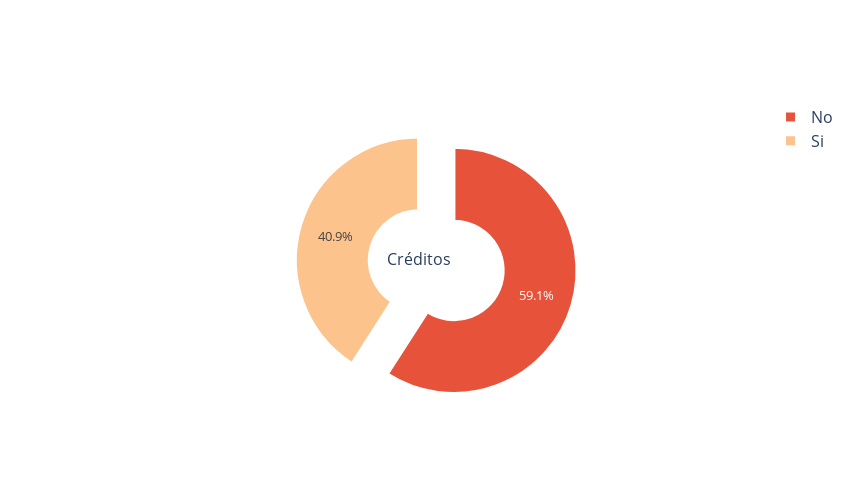

The code cell stored with this chart in its notebook:
### Code cell
#Credito
si=0
no = 0
for i in range(0, len(df)):
    if df['credito'][i] == 'Sí':
        si += 1
    if df['credito'][i] == 'No':
        no += 1
result= [si,no]
names = ['Si', 'No']

pie_chart(result, names, 'Créditos', 'OrRd')

### Figure 1 — Plotly figure (JSON) as saved in the notebook; plotly's stock layout.template omitted (floating-point values rounded to 4 significant figures)
{"data": [{"hole": 0.4, "labels": ["Si", "No"], "marker": {"colors": ["#fdc38d", "#e7533a"], "line": {"color": "#FFFFFF", "width": 3}}, "pull": [0, 0.3], "textfont": {"size": 13}, "title": {"text": "Créditos"}, "type": "pie", "values": [18, 26]}], "layout": {"autosize": false, "font": {"size": 16}, "height": 500, "width": 850}}
